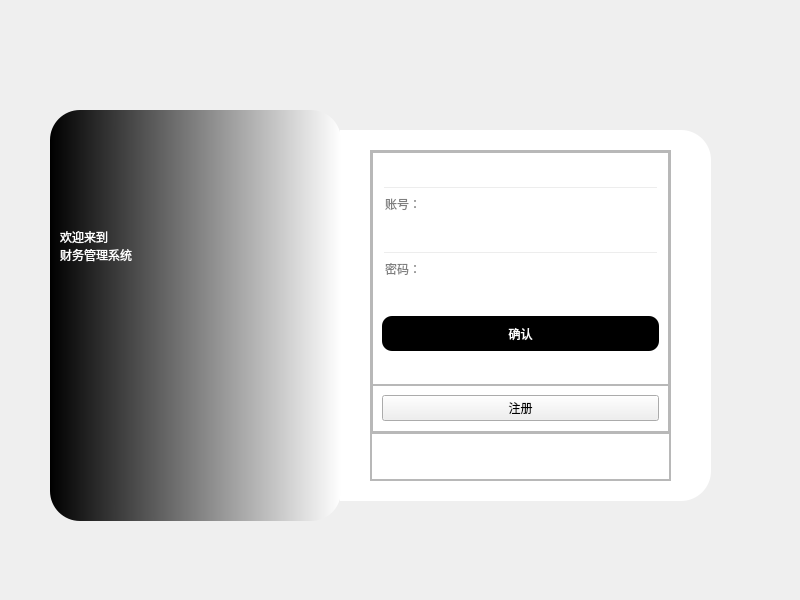
<?xml version="1.0" encoding="UTF-8"?>
<ui version="4.0">
 <class>LoginWindow</class>
 <widget class="QMainWindow" name="LoginWindow">
  <property name="geometry">
   <rect>
    <x>0</x>
    <y>0</y>
    <width>800</width>
    <height>600</height>
   </rect>
  </property>
  <property name="windowTitle">
   <string>MainWindow</string>
  </property>
  <widget class="QWidget" name="centralwidget">
   <widget class="QFrame" name="frame_2">
    <property name="geometry">
     <rect>
      <x>340</x>
      <y>130</y>
      <width>371</width>
      <height>371</height>
     </rect>
    </property>
    <property name="styleSheet">
     <string notr="true">#frame_2{
background-color: rgb(255, 255, 255);
border-top-right-radius:30px;
border-bottom-right-radius:30px;
}</string>
    </property>
    <property name="frameShape">
     <enum>QFrame::StyledPanel</enum>
    </property>
    <property name="frameShadow">
     <enum>QFrame::Raised</enum>
    </property>
    <widget class="QPushButton" name="pushButton">
     <property name="geometry">
      <rect>
       <x>320</x>
       <y>10</y>
       <width>51</width>
       <height>16</height>
      </rect>
     </property>
     <property name="styleSheet">
      <string notr="true">QPushButton{
    border:none;
}
QPushButton:hover{
	padding-bottom:5px;
}</string>
     </property>
     <property name="text">
      <string/>
     </property>
     <property name="icon">
      <iconset resource="res.qrc">
       <normaloff>:/icons/icons/1jpg.jpg</normaloff>:/icons/icons/1jpg.jpg</iconset>
     </property>
     <property name="iconSize">
      <size>
       <width>25</width>
       <height>25</height>
      </size>
     </property>
    </widget>
    <widget class="QFrame" name="frame_3">
     <property name="geometry">
      <rect>
       <x>30</x>
       <y>20</y>
       <width>301</width>
       <height>331</height>
      </rect>
     </property>
     <property name="minimumSize">
      <size>
       <width>301</width>
       <height>331</height>
      </size>
     </property>
     <property name="frameShape">
      <enum>QFrame::StyledPanel</enum>
     </property>
     <property name="frameShadow">
      <enum>QFrame::Raised</enum>
     </property>
     <layout class="QVBoxLayout" name="verticalLayout">
      <property name="spacing">
       <number>0</number>
      </property>
      <property name="leftMargin">
       <number>0</number>
      </property>
      <property name="topMargin">
       <number>0</number>
      </property>
      <property name="rightMargin">
       <number>0</number>
      </property>
      <property name="bottomMargin">
       <number>0</number>
      </property>
      <item>
       <widget class="QFrame" name="frame_4">
        <property name="sizePolicy">
         <sizepolicy hsizetype="Preferred" vsizetype="Expanding">
          <horstretch>0</horstretch>
          <verstretch>6</verstretch>
         </sizepolicy>
        </property>
        <property name="frameShape">
         <enum>QFrame::StyledPanel</enum>
        </property>
        <property name="frameShadow">
         <enum>QFrame::Raised</enum>
        </property>
        <layout class="QVBoxLayout" name="verticalLayout_2">
         <property name="spacing">
          <number>0</number>
         </property>
         <property name="leftMargin">
          <number>0</number>
         </property>
         <property name="topMargin">
          <number>0</number>
         </property>
         <property name="rightMargin">
          <number>0</number>
         </property>
         <property name="bottomMargin">
          <number>0</number>
         </property>
         <item>
          <widget class="QFrame" name="frame_6">
           <property name="sizePolicy">
            <sizepolicy hsizetype="Preferred" vsizetype="Expanding">
             <horstretch>0</horstretch>
             <verstretch>5</verstretch>
            </sizepolicy>
           </property>
           <property name="frameShape">
            <enum>QFrame::StyledPanel</enum>
           </property>
           <property name="frameShadow">
            <enum>QFrame::Raised</enum>
           </property>
           <layout class="QVBoxLayout" name="verticalLayout_3">
            <property name="spacing">
             <number>0</number>
            </property>
            <property name="leftMargin">
             <number>0</number>
            </property>
            <property name="topMargin">
             <number>0</number>
            </property>
            <property name="rightMargin">
             <number>0</number>
            </property>
            <property name="bottomMargin">
             <number>0</number>
            </property>
            <item>
             <widget class="QStackedWidget" name="stackedWidget_2">
              <property name="styleSheet">
               <string notr="true">QLineEdit{
	
	background-color: rgba(255, 255, 255,0);
}
QPushButton{
	
	background-color: rgb(0, 0, 0);
    
	color: rgb(255, 255, 255);
	border-radius:10px;
}
QPushButton:pressed{
	padding-top:5px;
	padding-left:5px;
}



</string>
              </property>
              <property name="currentIndex">
               <number>0</number>
              </property>
              <widget class="QWidget" name="page_login">
               <layout class="QVBoxLayout" name="verticalLayout_4">
                <item>
                 <widget class="QLineEdit" name="lineEdit_L_account">
                  <property name="minimumSize">
                   <size>
                    <width>0</width>
                    <height>35</height>
                   </size>
                  </property>
                  <property name="placeholderText">
                   <string>账号：</string>
                  </property>
                 </widget>
                </item>
                <item>
                 <widget class="QLineEdit" name="lineEdit_L_password">
                  <property name="minimumSize">
                   <size>
                    <width>0</width>
                    <height>35</height>
                   </size>
                  </property>
                  <property name="echoMode">
                   <enum>QLineEdit::Password</enum>
                  </property>
                  <property name="placeholderText">
                   <string>密码：</string>
                  </property>
                 </widget>
                </item>
                <item>
                 <widget class="QPushButton" name="pushButton_L_sure">
                  <property name="minimumSize">
                   <size>
                    <width>0</width>
                    <height>35</height>
                   </size>
                  </property>
                  <property name="text">
                   <string>确认</string>
                  </property>
                 </widget>
                </item>
               </layout>
              </widget>
              <widget class="QWidget" name="page_register">
               <layout class="QVBoxLayout" name="verticalLayout_5">
                <item>
                 <widget class="QLineEdit" name="lineEdit_R_account">
                  <property name="minimumSize">
                   <size>
                    <width>0</width>
                    <height>35</height>
                   </size>
                  </property>
                  <property name="text">
                   <string/>
                  </property>
                  <property name="placeholderText">
                   <string>账号：</string>
                  </property>
                 </widget>
                </item>
                <item>
                 <widget class="QLineEdit" name="lineEdit_R_password1">
                  <property name="minimumSize">
                   <size>
                    <width>0</width>
                    <height>35</height>
                   </size>
                  </property>
                  <property name="text">
                   <string/>
                  </property>
                  <property name="echoMode">
                   <enum>QLineEdit::Password</enum>
                  </property>
                  <property name="placeholderText">
                   <string>密码：</string>
                  </property>
                 </widget>
                </item>
                <item>
                 <widget class="QLineEdit" name="lineEdit_R_password2">
                  <property name="minimumSize">
                   <size>
                    <width>0</width>
                    <height>35</height>
                   </size>
                  </property>
                  <property name="echoMode">
                   <enum>QLineEdit::Password</enum>
                  </property>
                  <property name="placeholderText">
                   <string>确认密码：</string>
                  </property>
                 </widget>
                </item>
                <item>
                 <widget class="QPushButton" name="pushButton_R_sure">
                  <property name="minimumSize">
                   <size>
                    <width>0</width>
                    <height>35</height>
                   </size>
                  </property>
                  <property name="text">
                   <string>注册</string>
                  </property>
                 </widget>
                </item>
               </layout>
              </widget>
             </widget>
            </item>
           </layout>
          </widget>
         </item>
         <item>
          <widget class="QFrame" name="frame_7">
           <property name="sizePolicy">
            <sizepolicy hsizetype="Preferred" vsizetype="Expanding">
             <horstretch>0</horstretch>
             <verstretch>1</verstretch>
            </sizepolicy>
           </property>
           <property name="styleSheet">
            <string notr="true">
QPushButton:pressed{
	padding-top:5px;
	padding-left:5px;
}</string>
           </property>
           <property name="frameShape">
            <enum>QFrame::StyledPanel</enum>
           </property>
           <property name="frameShadow">
            <enum>QFrame::Raised</enum>
           </property>
           <layout class="QHBoxLayout" name="horizontalLayout_2">
            <item>
             <widget class="QPushButton" name="pushButton_Register">
              <property name="text">
               <string>注册</string>
              </property>
             </widget>
            </item>
           </layout>
          </widget>
         </item>
        </layout>
       </widget>
      </item>
      <item>
       <widget class="QFrame" name="frame_5">
        <property name="sizePolicy">
         <sizepolicy hsizetype="Preferred" vsizetype="Expanding">
          <horstretch>0</horstretch>
          <verstretch>1</verstretch>
         </sizepolicy>
        </property>
        <property name="frameShape">
         <enum>QFrame::StyledPanel</enum>
        </property>
        <property name="frameShadow">
         <enum>QFrame::Raised</enum>
        </property>
        <layout class="QHBoxLayout" name="horizontalLayout">
         <property name="spacing">
          <number>0</number>
         </property>
         <property name="leftMargin">
          <number>0</number>
         </property>
         <property name="topMargin">
          <number>0</number>
         </property>
         <property name="rightMargin">
          <number>0</number>
         </property>
         <property name="bottomMargin">
          <number>0</number>
         </property>
         <item>
          <widget class="QStackedWidget" name="stackedWidget">
           <property name="sizePolicy">
            <sizepolicy hsizetype="Preferred" vsizetype="Preferred">
             <horstretch>0</horstretch>
             <verstretch>0</verstretch>
            </sizepolicy>
           </property>
           <widget class="QWidget" name="page"/>
           <widget class="QWidget" name="page_2">
            <widget class="QLabel" name="label_2">
             <property name="geometry">
              <rect>
               <x>80</x>
               <y>10</y>
               <width>141</width>
               <height>21</height>
              </rect>
             </property>
             <property name="styleSheet">
              <string notr="true">color: rgb(255, 0, 0);</string>
             </property>
             <property name="text">
              <string>账号或密码错误！</string>
             </property>
            </widget>
           </widget>
          </widget>
         </item>
        </layout>
       </widget>
      </item>
     </layout>
    </widget>
   </widget>
   <widget class="QFrame" name="frame">
    <property name="geometry">
     <rect>
      <x>50</x>
      <y>110</y>
      <width>291</width>
      <height>411</height>
     </rect>
    </property>
    <property name="styleSheet">
     <string notr="true">#frame{
	background-color: qlineargradient(spread:pad, x1:0, y1:0, x2:0.493, y2:1, stop:0 rgba(23, 0, 213, 255), stop:1 rgba(255, 255, 255, 255));
background-color: qlineargradient(spread:pad, x1:0, y1:0, x2:1, y2:0, stop:0 rgba(0, 0, 0, 255), stop:1 rgba(255, 255, 255, 255));
border-radius:30px
}</string>
    </property>
    <property name="frameShape">
     <enum>QFrame::StyledPanel</enum>
    </property>
    <property name="frameShadow">
     <enum>QFrame::Raised</enum>
    </property>
    <widget class="QLabel" name="label">
     <property name="geometry">
      <rect>
       <x>10</x>
       <y>70</y>
       <width>191</width>
       <height>131</height>
      </rect>
     </property>
     <property name="styleSheet">
      <string notr="true">color: rgb(167, 116, 255);
font: 75 9pt &quot;Agency FB&quot;;
color: rgb(255, 255, 255);
font: 75 18pt &quot;Adobe Devanagari&quot;;</string>
     </property>
     <property name="text">
      <string>欢迎来到
财务管理系统</string>
     </property>
    </widget>
   </widget>
  </widget>
 </widget>
 <resources>
  <include location="res.qrc"/>
 </resources>
 <connections>
  <connection>
   <sender>pushButton</sender>
   <signal>clicked()</signal>
   <receiver>LoginWindow</receiver>
   <slot>close()</slot>
   <hints>
    <hint type="sourcelabel">
     <x>691</x>
     <y>142</y>
    </hint>
    <hint type="destinationlabel">
     <x>756</x>
     <y>112</y>
    </hint>
   </hints>
  </connection>
 </connections>
</ui>
